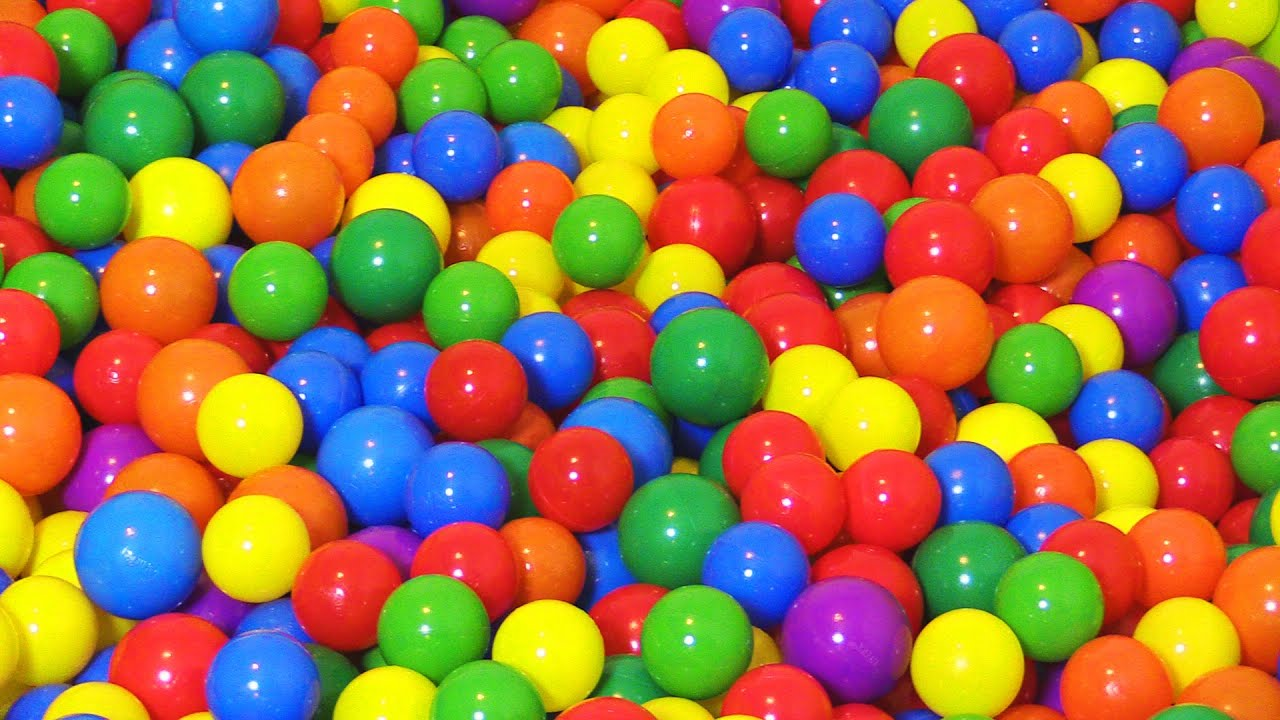
#> input picture resources/color_balls.jpg, 1280 x 720 px
$ python dynamic_color_detection.py
#> lines starting #> are read from the running program, lines starting #| are printed output that depends on the picture; after the words box and inside, x2 and y2 are one past the last pixel; in counts of white or black regions, pixels touching at a corner belong together
import cv2
import numpy as np
frame = cv2.imread("resources/color_balls.jpg")
#> frame is the input picture: shape (720, 1280, 3); mean B, G, R 71.1, 114.8, 153.5
frame = cv2.resize(frame, (600, 400))
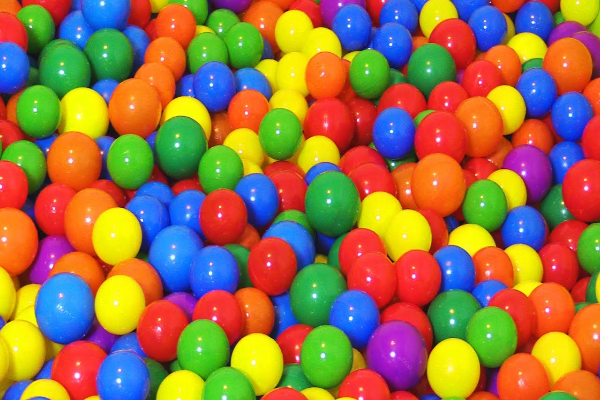
#> frame: shape (400, 600, 3); mean B, G, R 71, 114.7, 153.4


def nothing(x):
    pass


cv2.namedWindow("Color Adjustments")

cv2.createTrackbar("Lower_H", "Color Adjustments", 0, 255, nothing)
#> slider 'Lower_H' is set to 51
cv2.createTrackbar("Lower_S", "Color Adjustments", 0, 255, nothing)
#> slider 'Lower_S' is set to 51
cv2.createTrackbar("Lower_V", "Color Adjustments", 0, 255, nothing)
#> slider 'Lower_V' is set to 51

cv2.createTrackbar("Upper_H", "Color Adjustments", 255, 255, nothing)
cv2.createTrackbar("Upper_S", "Color Adjustments", 255, 255,nothing)
cv2.createTrackbar("Upper_V", "Color Adjustments", 255, 255, nothing)

while True:
    hsv = cv2.cvtColor(frame, cv2.COLOR_BGR2HSV)
#> hsv: shape (400, 600, 3); mean H, S, V 55.8, 212.6, 205.5
    l_h = cv2.getTrackbarPos("Lower_H", "Color Adjustments")
    l_s = cv2.getTrackbarPos("Lower_S", "Color Adjustments")
    l_v = cv2.getTrackbarPos("Lower_V", "Color Adjustments")

    u_h = cv2.getTrackbarPos("Upper_H", "Color Adjustments")
    u_s = cv2.getTrackbarPos("Upper_S", "Color Adjustments")
    u_v = cv2.getTrackbarPos("Upper_V", "Color Adjustments")

    lower_boud = np.array([l_h, l_s, l_v])
    upper_boud = np.array([u_h, u_s, u_v])

    mask = cv2.inRange(hsv, lower_boud, upper_boud)
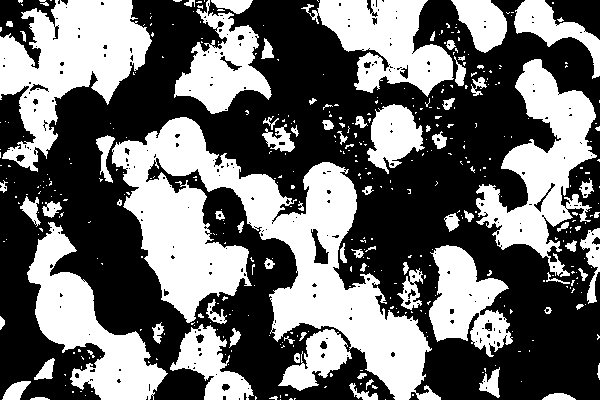
#> mask: shape (400, 600); 42.8% white; 428 white regions (347 under 20 px), largest, box (x1, y1, x2, y2) and area: (112, 117, 441, 400) 31601, (0, 0, 152, 172) 12792, (476, 59, 597, 277) 10696

    # filter with mask
    res = cv2.bitwise_and(frame, frame, mask=mask)
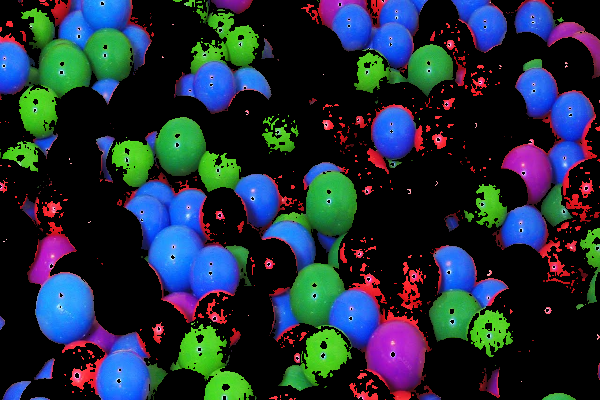
#> res: shape (400, 600, 3); mean B, G, R 56.9, 45.4, 33.4

    cv2.imshow("frame", frame)
    cv2.imshow("mask", mask)
    cv2.imshow("Result", res)
    if cv2.waitKey(1) == ord("q"):
#> (key q is pressed here)
        break
cv2.destroyAllWindows()
